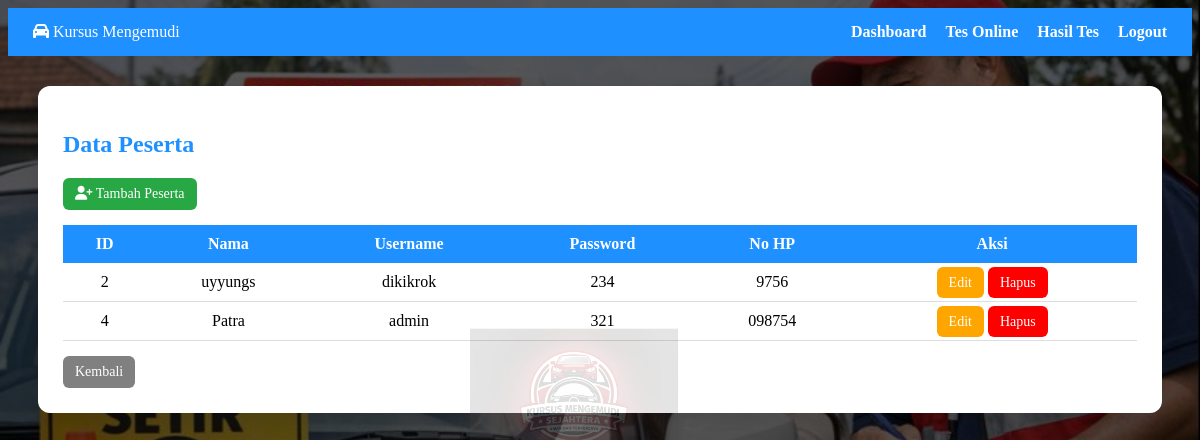
Screenshot of /Peserta/peserta.php (signed in) with the database file from the repository.
### tables this page shows
CREATE TABLE `peserta` (
  `peserta_id` int(11) NOT NULL,
  `nama_peserta` varchar(100) NOT NULL,
  `username` varchar(50) NOT NULL,
  `password` varchar(100) NOT NULL,
  `no_hp` varchar(20) NOT NULL
);

### Peserta/peserta.php (the view, shortened to what this page needs)
<?php
include "../koneksi.php";
?>
<!DOCTYPE html>
<html lang="id">
<head>
    <link rel="stylesheet" href="https://cdnjs.cloudflare.com/ajax/libs/font-awesome/6.5.0/css/all.min.css">
</head>
<body>
<div class="logo-center">
</div>
<div class="navbar">
    <div><i class="fa-solid fa-car"></i> Kursus Mengemudi</div>
    <div>
        <a href="../dashboard.php">Dashboard</a>
        <a href="../peserta/tes.php">Tes Online</a>
        <a href="../peserta/hasil.php">Hasil Tes</a>
        <a href="../logout.php">Logout</a>
</div>
    </div>
<div class="container">
    <div class="card">
        <h2>Data Peserta</h2>
        <a href="add.php" class="btn btn-add">
            <i class="fa-solid fa-user-plus"></i> Tambah Peserta
        </a>
        <table>
            <tr>
                <th>ID</th>
                <th>Nama</th>
                <th>Username</th>
                <th>Password</th>
                <th>No HP</th>
                <th>Aksi</th>
            </tr>
            <?php
            $query = mysqli_query($koneksi, "SELECT * FROM peserta");
            while($p = mysqli_fetch_assoc($query)){
            ?>
            <tr>
                <td><?= $p['peserta_id']; ?></td>
                <td><?= $p['nama_peserta']; ?></td>
                <td><?= $p['username']; ?></td>
                <td><?= $p['password']; ?></td>
                <td><?= $p['no_hp']; ?></td>
                <td>
                    <a href="edit.php?id=<?= $p['peserta_id']; ?>" class="btn btn-edit">Edit</a>
                    <a href="hapus.php?id=<?= $p['peserta_id']; ?>" class="btn btn-delete"
                       onclick="return confirm('Yakin hapus data?')">Hapus</a>
                </td>
            </tr>
            <?php } ?>
        </table>
        <a href="../dashboard.php" class="btn back">Kembali</a>
    </div>
</div>
</body>
</html>

### Peserta/peserta.php (style rules this page uses)
body { background: linear-gradient(rgba(0,0,0,0.65), rgba(0,0,0,0.65)), url('../assets/img/bg_kursus.jpg'); background-size: cover; background-position: center; }
.navbar { background: #1e90ff; color: white; padding: 15px 25px; display: flex; justify-content: space-between; align-items: center; }
.navbar a { color: white; text-decoration: none; margin-left: 15px; font-weight: bold; }
.container { padding: 30px; }
.card { background: white; padding: 25px; border-radius: 12px; box-shadow: 0 8px 20px rgba(0,0,0,.1); }
h2 { margin-bottom: 20px; color: #1e90ff; }
.btn { padding: 8px 12px; border-radius: 6px; text-decoration: none; color: white; font-size: 14px; }
.btn-add { background: #28a745; display: inline-block; margin-bottom: 15px; }
table { width: 100%; border-collapse: collapse; }
table th { background: #1e90ff; color: white; padding: 10px; }
table td { padding: 10px; border-bottom: 1px solid #ddd; text-align: center; }
.btn-edit { background: orange; }
.btn-delete { background: red; }
.back { margin-top: 15px; display: inline-block; background: gray; }
.logo-center { position: fixed; top: 50%; left: 50%; transform: translate(-50%, -50%); z-index: 1; pointer-events: none; }

### rows the page displays
peserta: peserta_id "2", nama_peserta "uyyungs", username "dikikrok", password "234", no_hp "9756"
peserta: peserta_id "4", nama_peserta "Patra", username "admin", password "321", no_hp "098754"
